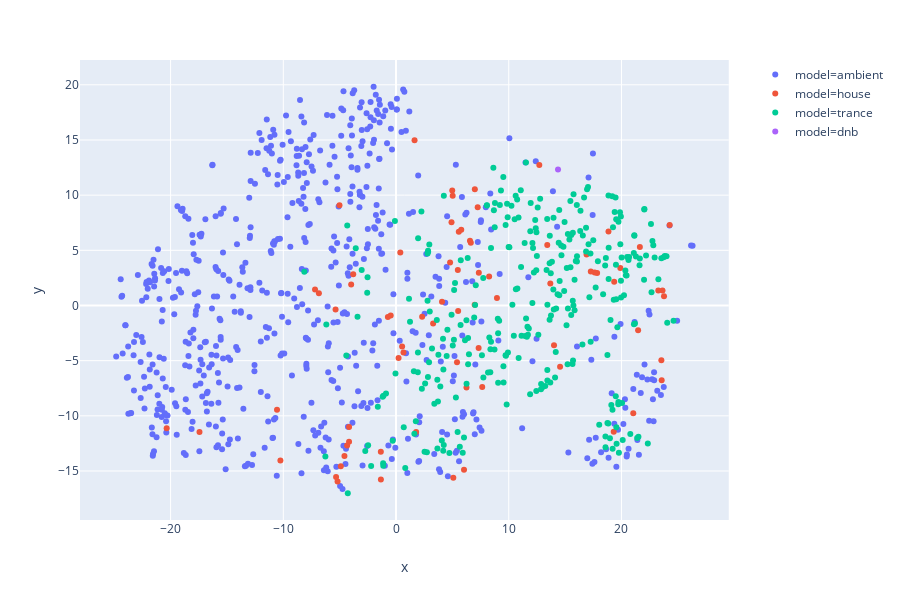

The notebook cell this image was saved under:
### Code cell
scatter("gfccs", metric_dict["mfccs"], model_dict["genre_electronic"], ids)

### Figure 1 — Plotly figure (JSON) as saved in the notebook; plotly's stock layout.template omitted (floating-point values rounded to 4 significant figures; data arrays with more than 128 entries replaced by an {"elided": "..."} marker saying what was removed)
{"data": [{"customdata": {"elided": "623x2 mixed values"}, "hoverlabel": {"namelength": 0}, "hovertemplate": "model=%{customdata[0]}<br>x=%{x}<br>y=%{y}<br>id=%{customdata[1]}", "legendgroup": "model=ambient", "marker": {"color": "#636efa", "symbol": "circle"}, "mode": "markers", "name": "model=ambient", "showlegend": true, "type": "scatter", "x": {"elided": "623 float values"}, "xaxis": "x", "y": {"elided": "623 float values"}, "yaxis": "y"}, {"customdata": {"elided": "74x2 mixed values"}, "hoverlabel": {"namelength": 0}, "hovertemplate": "model=%{customdata[0]}<br>x=%{x}<br>y=%{y}<br>id=%{customdata[1]}", "legendgroup": "model=house", "marker": {"color": "#EF553B", "symbol": "circle"}, "mode": "markers", "name": "model=house", "showlegend": true, "type": "scatter", "x": [-1.347, 18.85, -10.26, 6.25, 7.345, 14.55, 23.64, 23.27, 14.02, 21.48, -1.342, 13.69, 13.42, 24.28, 1.786, 3.29, 0.2252, 19.9, 17.84, -5.016, 0.3794, 17.62, 16.9, 21.63, 17.28, 8.954, 4.986, 6.993, 23.77, 0.5395, 5.484, 19.36, 2.318, -3.98, 12.71, 6.636, 4.796, 1.643, 23.54, 7.246, -0.7243, 5.512, 6.56, -0.4722, 4.922, -3.797, 7.327, 5.082, 0.6614, 4.081, -6.843, 6.976, -5.364, 5.411, 8.259, 5.568, 7.647, 5.787, 5.027, 6.033, -4.899, -17.44, 21.05, 23.57, -7.187, -20.35, -5.187, -4.167, -5.318, 19.31, -4.167, -4.575, -4.338, -10.56], "xaxis": "x", "y": [-13.25, 6.716, -14.04, -7.428, 2.974, -5.543, 1.351, 1.363, -3.594, -2.245, -15.77, 1.991, 5.475, 7.288, -11.47, -1.626, -4.764, 3.393, 2.949, 9.085, 4.793, 2.996, 4.618, 5.299, 3.089, 0.6843, 10.41, 10.54, 0.8383, -3.713, 3.211, 2.159, -1.022, 1.897, 12.74, 5.685, 3.906, 14.98, -4.971, 8.904, -1.045, -0.4989, 5.863, -0.9129, 7.536, 2.826, -3.849, -15.6, -4.268, 0.3338, 1.114, 0.05965, -0.3724, -5.148, 2.624, 6.694, -7.393, 6.863, 9.95, -14.88, -14.57, -11.48, -9.769, -6.779, 1.45, -11.12, -15.95, -12.36, -15.54, -11.44, -11.0, -13.63, -12.69, -9.443], "yaxis": "y"}, {"customdata": {"elided": "302x2 mixed values"}, "hoverlabel": {"namelength": 0}, "hovertemplate": "model=%{customdata[0]}<br>x=%{x}<br>y=%{y}<br>id=%{customdata[1]}", "legendgroup": "model=trance", "marker": {"color": "#00cc96", "symbol": "circle"}, "mode": "markers", "name": "model=trance", "showlegend": true, "type": "scatter", "x": {"elided": "302 float values"}, "xaxis": "x", "y": {"elided": "302 float values"}, "yaxis": "y"}, {"customdata": [["dnb", 502]], "hoverlabel": {"namelength": 0}, "hovertemplate": "model=%{customdata[0]}<br>x=%{x}<br>y=%{y}<br>id=%{customdata[1]}", "legendgroup": "model=dnb", "marker": {"color": "#ab63fa", "symbol": "circle"}, "mode": "markers", "name": "model=dnb", "showlegend": true, "type": "scatter", "x": [14.37], "xaxis": "x", "y": [12.32], "yaxis": "y"}], "layout": {"height": 600, "legend": {"tracegroupgap": 0}, "margin": {"t": 60}, "xaxis": {"anchor": "y", "domain": [0, 0.98], "title": {"text": "x"}}, "yaxis": {"anchor": "x", "domain": [0, 1], "title": {"text": "y"}}}}
